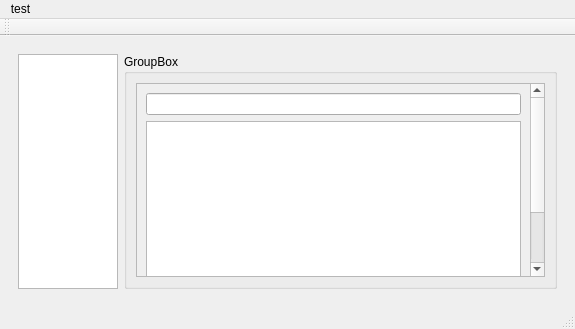
<?xml version="1.0" encoding="UTF-8"?>
<ui version="4.0">
 <class>MainWindow</class>
 <widget class="QMainWindow" name="MainWindow">
  <property name="geometry">
   <rect>
    <x>0</x>
    <y>0</y>
    <width>575</width>
    <height>329</height>
   </rect>
  </property>
  <property name="sizePolicy">
   <sizepolicy hsizetype="MinimumExpanding" vsizetype="MinimumExpanding">
    <horstretch>0</horstretch>
    <verstretch>0</verstretch>
   </sizepolicy>
  </property>
  <property name="minimumSize">
   <size>
    <width>400</width>
    <height>300</height>
   </size>
  </property>
  <property name="windowTitle">
   <string>MainWindow</string>
  </property>
  <property name="animated">
   <bool>true</bool>
  </property>
  <widget class="QWidget" name="centralwidget">
   <property name="maximumSize">
    <size>
     <width>16777215</width>
     <height>16777215</height>
    </size>
   </property>
   <layout class="QHBoxLayout" name="horizontalLayout">
    <item>
     <widget class="QStackedWidget" name="stackedWidget_2">
      <property name="currentIndex">
       <number>1</number>
      </property>
      <widget class="QWidget" name="OverViewPage">
       <layout class="QVBoxLayout" name="verticalLayout_3">
        <item>
         <widget class="QScrollArea" name="scrollArea">
          <property name="frameShape">
           <enum>QFrame::NoFrame</enum>
          </property>
          <property name="lineWidth">
           <number>0</number>
          </property>
          <property name="widgetResizable">
           <bool>true</bool>
          </property>
          <widget class="QWidget" name="conChannelOut">
           <property name="geometry">
            <rect>
             <x>0</x>
             <y>0</y>
             <width>65</width>
             <height>16</height>
            </rect>
           </property>
           <widget class="QWidget" name="verticalLayoutWidget">
            <property name="geometry">
             <rect>
              <x>70</x>
              <y>20</y>
              <width>271</width>
              <height>101</height>
             </rect>
            </property>
            <layout class="QVBoxLayout" name="conChannel">
             <property name="sizeConstraint">
              <enum>QLayout::SetDefaultConstraint</enum>
             </property>
            </layout>
           </widget>
          </widget>
         </widget>
        </item>
       </layout>
      </widget>
      <widget class="QWidget" name="DevicePage">
       <layout class="QHBoxLayout" name="horizontalLayout_2">
        <item>
         <widget class="QListWidget" name="listDevice">
          <property name="sizePolicy">
           <sizepolicy hsizetype="Fixed" vsizetype="Expanding">
            <horstretch>0</horstretch>
            <verstretch>0</verstretch>
           </sizepolicy>
          </property>
          <property name="maximumSize">
           <size>
            <width>100</width>
            <height>16777215</height>
           </size>
          </property>
         </widget>
        </item>
        <item>
         <widget class="QGroupBox" name="groupBox">
          <property name="title">
           <string>GroupBox</string>
          </property>
          <layout class="QVBoxLayout" name="verticalLayout">
           <item>
            <widget class="QScrollArea" name="scrollArea_2">
             <property name="widgetResizable">
              <bool>true</bool>
             </property>
             <widget class="QWidget" name="scrollAreaWidgetContents">
              <property name="geometry">
               <rect>
                <x>0</x>
                <y>-41</y>
                <width>394</width>
                <height>270</height>
               </rect>
              </property>
              <layout class="QGridLayout" name="gridLayout">
               <item row="1" column="0">
                <widget class="QTextEdit" name="textEdit">
                 <property name="minimumSize">
                  <size>
                   <width>0</width>
                   <height>200</height>
                  </size>
                 </property>
                </widget>
               </item>
               <item row="0" column="0">
                <widget class="QLineEdit" name="lineEdit"/>
               </item>
               <item row="2" column="0">
                <widget class="QSpinBox" name="spinBox"/>
               </item>
              </layout>
             </widget>
            </widget>
           </item>
          </layout>
         </widget>
        </item>
       </layout>
      </widget>
     </widget>
    </item>
   </layout>
  </widget>
  <widget class="QMenuBar" name="menubar">
   <property name="geometry">
    <rect>
     <x>0</x>
     <y>0</y>
     <width>575</width>
     <height>22</height>
    </rect>
   </property>
   <widget class="QMenu" name="menutest">
    <property name="title">
     <string>test</string>
    </property>
   </widget>
   <addaction name="menutest"/>
  </widget>
  <widget class="QToolBar" name="toolBar">
   <property name="windowTitle">
    <string>toolBar</string>
   </property>
   <attribute name="toolBarArea">
    <enum>TopToolBarArea</enum>
   </attribute>
   <attribute name="toolBarBreak">
    <bool>false</bool>
   </attribute>
  </widget>
  <widget class="QStatusBar" name="statusBar"/>
  <action name="actionOverView">
   <property name="icon">
    <iconset resource="icons/icons.qrc">
     <normaloff>:/icons/serial-pot-16.png</normaloff>:/icons/serial-pot-16.png</iconset>
   </property>
   <property name="text">
    <string>OverView</string>
   </property>
   <property name="toolTip">
    <string>Over View</string>
   </property>
  </action>
  <action name="actionDevices">
   <property name="icon">
    <iconset resource="icons/icons.qrc">
     <normaloff>:/icons/save-16.png</normaloff>:/icons/save-16.png</iconset>
   </property>
   <property name="text">
    <string>Devices</string>
   </property>
  </action>
  <action name="actionAddNewChannel">
   <property name="icon">
    <iconset resource="icons/icons.qrc">
     <normaloff>:/icons/ethernet-port-16.png</normaloff>:/icons/ethernet-port-16.png</iconset>
   </property>
   <property name="text">
    <string>AddNewChannel</string>
   </property>
  </action>
 </widget>
 <resources>
  <include location="icons/icons.qrc"/>
 </resources>
 <connections/>
</ui>
